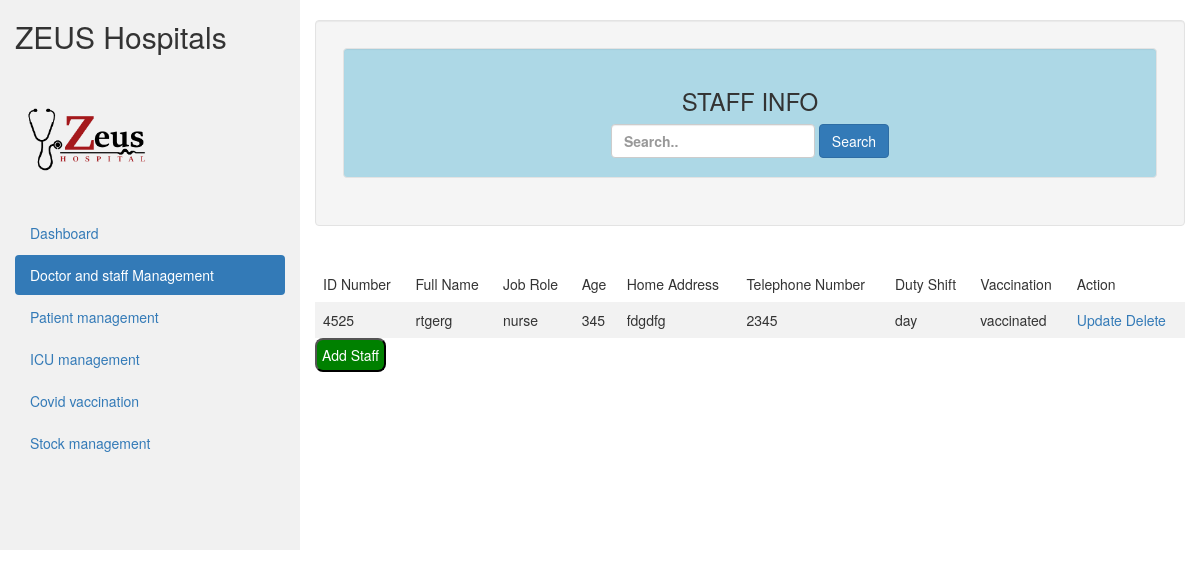
The page /DoctorAndStaffManagement/HTML/staff.php on the database its author committed.
### tables this page shows
CREATE TABLE `staff` (
  `id_number` varchar(20) NOT NULL,
  `full_name` varchar(20) NOT NULL,
  `job_role` varchar(20) NOT NULL,
  `age` int(11) NOT NULL,
  `home_address` varchar(20) NOT NULL,
  `telephone_number` varchar(20) NOT NULL,
  `duty_shift` varchar(20) NOT NULL,
  `vaccination` varchar(20) NOT NULL
);

### DoctorAndStaffManagement/HTML/staff.php (the view, shortened to what this page needs)
<!DOCTYPE html>
<html lang="en">
<head>
  <link rel="stylesheet" href="https://maxcdn.bootstrapcdn.com/bootstrap/3.4.1/css/bootstrap.min.css">
  <link res="stylesheet" href="../../AdminDashboard/adminDash.css">
</head>
<body>
<div class="container-fluid">
  <div class="row content">
    <div class="col-sm-3 sidenav hidden-xs">
      <h2>ZEUS Hospitals</h2>
      <img  style="width:150px; height:150px ;"  src="../../HomePage/Images/NavLogo.png">
      <ul class="nav nav-pills nav-stacked">
      <li ><a href="../../AdminDashboard/adminDash.php">Dashboard</a></li>
        <li class="active"><a href="#">Doctor and staff Management</a></li>
        <li><a href="../../PatientManagement/HTML/patient.php">Patient management</a></li>
        <li><a href="../../ICUManagement/HTML/icu.php">ICU management</a></li>
        <li ><a href="../../CovidTestingAndVaccination/HTML/testing.php">Covid  vaccination</a></li>
        <li><a href="../../EquipmentManagement/HTML/stock.php">Stock management</a></li>
      </ul><br>
    </div>
    <br>
    <div>
<div class="col-sm-9" >
<div class="well">
        <table>
            <tr>
                <td>
                <div class="well" id="dashco">
                <h3 class="empal">STAFF INFO</h3>
                <div>
            <form class="form-inline" method="POST" action=""><input type="text"
            name="search" class="form-control" placeholder="Search..">
            <button type="submit" name="save" class="btn btn-primary">Search</button></form>
            </div>
             </div>
</table>
</div>
            <br>
            <?php
               $host = "localhost";
               $user = "root";
               $password = "";
               $db = "zeus";
               $conn = mysqli_connect($host,$user,$password,$db);
              $result = mysqli_query($conn,"SELECT * FROM staff");
?>
<?php
if (mysqli_num_rows($result) > 0) {
?>
                    <table>
                        <tr>
                          <td>ID Number</td>
                        <td>Full Name</td>
                        <td>Job Role</td>
                        <td>Age</td>
                        <td>Home Address</td>
                        <td>Telephone Number</td>
                        <td>Duty Shift</td>
                        <td>Vaccination</td>
                        <td>Action</td>
                        </tr>
                          <?php
                          while($row = mysqli_fetch_array($result)) {
                          ?>
                        <tr>
                          <td><?php echo $row["id_number"]; ?></td>
                          <td><?php echo $row["full_name"]; ?></td>
                          <td><?php echo $row["job_role"]; ?></td>
                          <td><?php echo $row["age"]; ?></td>
                        <td><?php echo $row["home_address"]; ?></td>
                        <td><?php echo $row["telephone_number"]; ?></td>
                        <td><?php echo $row["duty_shift"]; ?></td>
                        <td><?php echo $row["vaccination"]; ?></td>
                        <td><a href="../PHP/updateStaff.php?id_number=<?php echo $row["id_number"]; ?>">Update</a>
                        <a href="../PHP/deleteStaff.php?id_number=<?php echo $row["id_number"]; ?>">Delete</a></td>
                          </tr>
                          <?php
                          }
                          ?>
                    </table>
                    <?php
                      }
                      else
                      {
                          echo "No result found";
                      }
                      ?>
<button class="btncreate">  <a style="text-decoration:none; color:white;" href="../HTML/addStaff.html"> Add Staff</a>
    </div>
  </div>
</div>
</body>
</html>

### DoctorAndStaffManagement/HTML/staff.php (style rules this page uses)
.row.content { height: 550px }
.sidenav { background-color: #f1f1f1; height: 100%; }
table { border-collapse: collapse; width: 100%; }
th, td { text-align: left; padding: 8px; }
tr:nth-child(even) { background-color: #f2f2f2 }
.btncreate { background-color: green; border-radius:8px; padding:5px; color:white; }
#dashco { background-color: #ADD8E6; text-align: center; font-weight:bold; }

### rows shown on the page
staff: id_number "4525", full_name "rtgerg", job_role "nurse", age "345", home_address "fdgdfg", telephone_number "2345", duty_shift "day", vaccination "vaccinated"
